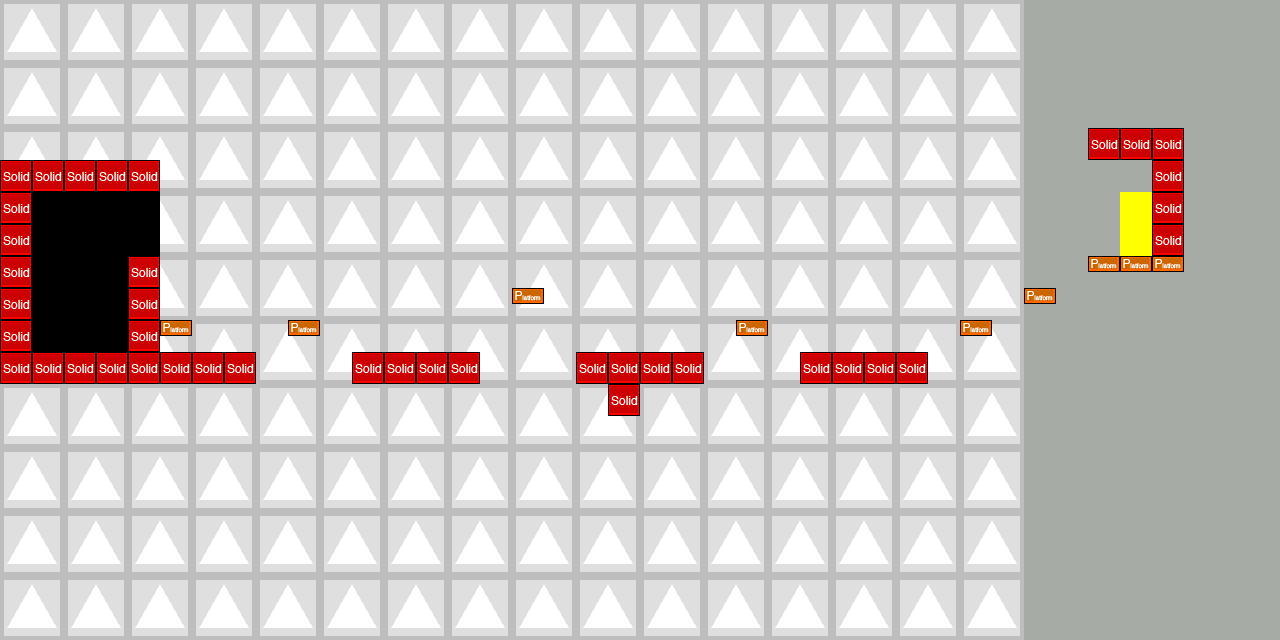

This is a level from a 2D game, rendered from its Tiled map with the project's own tilesets. A one-line summary and the map file follow, with tile-layer data summarised:
An orthogonal 40x20 tile map with 32x32 px tiles, 2 tile layers (World, collision), 2 tilesets, 1 image layer and 25 objects (10x CoinEntity, 3x heroEntity, 3x PowerupEntity, 2x Enemy1Entity, 2x Enemy2Entity, ...).

<map version="1.0" orientation="orthogonal" width="40" height="20" tilewidth="32" tileheight="32" backgroundcolor="#a7aba6">
 <tileset firstgid="1" name="tileset32x32" tilewidth="32" tileheight="32">
  <image source="../tileset/tileset32x32.png" width="160" height="32" />
 </tileset>
 <tileset firstgid="6" name="metatiles32x32" tilewidth="32" tileheight="32">
  <image source="../tileset/metatiles32x32.png" width="160" height="32" />
  <tile id="0">
   <properties>
    <property name="type" value="solid" />
   </properties>
  </tile>
  <tile id="1">
   <properties>
    <property name="type" value="platform" />
   </properties>
  </tile>
 </tileset>
 <imagelayer name="Background" width="40" height="20">
  <image source="../backgroundImages/Background05.png" />
 </imagelayer>
 <objectgroup name="Black_Hero" width="40" height="20" visible="0">
  <object name="heroEntity" x="32" y="0" width="32" height="64">
   <properties>
    <property name="image" value="black_hero" />
    <property name="spritewidth" value="32" />
   </properties>
  </object>
 </objectgroup>
 <objectgroup name="White_Hero" width="40" height="20" visible="0">
  <object name="heroEntity" x="64" y="0" width="32" height="64">
   <properties>
    <property name="image" value="white_hero" />
    <property name="spritewidth" value="32" />
   </properties>
  </object>
 </objectgroup>
 <objectgroup name="Red_Acid" width="40" height="20" visible="0">
  <object name="redAcidEntity" x="320" y="0" width="64" height="32" />
 </objectgroup>
 <objectgroup name="Green_Acid" width="40" height="20" visible="0">
  <object name="greenAcidEntity" x="256" y="0" width="64" height="32" />
 </objectgroup>
 <objectgroup name="Blue_Acid" width="40" height="20" visible="0">
  <object name="blueAcidEntity" x="384" y="0" width="64" height="32" />
 </objectgroup>
 <objectgroup name="Black_Enemy" width="40" height="20" visible="0">
  <object name="Enemy1Entity" x="192" y="0" width="64" height="32">
   <properties>
    <property name="image" value="black_enemy1" />
    <property name="spritewidth" value="32" />
    <property name="startposition" value="1" />
   </properties>
  </object>
  <object name="Enemy2Entity" x="192" y="32" width="64" height="32">
   <properties>
    <property name="image" value="black_enemy2" />
    <property name="spritewidth" value="32" />
    <property name="startposition" value="1" />
   </properties>
  </object>
 </objectgroup>
 <objectgroup name="White_Enemy" width="40" height="20" visible="0">
  <object name="Enemy1Entity" x="128" y="0" width="64" height="32">
   <properties>
    <property name="image" value="white_enemy1" />
    <property name="spritewidth" value="32" />
    <property name="startposition" value="1" />
   </properties>
  </object>
  <object name="Enemy2Entity" x="128" y="32" width="64" height="32">
   <properties>
    <property name="image" value="white_enemy2" />
    <property name="spritewidth" value="32" />
    <property name="startposition" value="1" />
   </properties>
  </object>
 </objectgroup>
 <objectgroup name="Black_Coin" width="40" height="20" visible="0">
  <object name="CoinEntity" x="96" y="0" width="32" height="32">
   <properties>
    <property name="image" value="black_coin" />
    <property name="spritewidth" value="32" />
   </properties>
  </object>
 </objectgroup>
 <objectgroup name="White_Coin" width="40" height="20" visible="0">
  <object name="CoinEntity" x="96" y="32" width="32" height="32">
   <properties>
    <property name="image" value="white_coin" />
    <property name="spritewidth" value="32" />
   </properties>
  </object>
 </objectgroup>
 <objectgroup name="Blue_Powerup" width="40" height="20" visible="0">
  <object name="PowerupEntity" x="384" y="32" width="64" height="32">
   <properties>
    <property name="image" value="blue_powerup" />
    <property name="move" value="0" />
    <property name="spritewidth" value="32" />
    <property name="startposition" value="0" />
   </properties>
  </object>
 </objectgroup>
 <objectgroup name="Green_Powerup" width="40" height="20" visible="0">
  <object name="PowerupEntity" x="256" y="32" width="64" height="32">
   <properties>
    <property name="image" value="green_powerup" />
    <property name="move" value="0" />
    <property name="spritewidth" value="32" />
    <property name="startposition" value="0" />
   </properties>
  </object>
 </objectgroup>
 <objectgroup name="Red_Powerup" width="40" height="20" visible="0">
  <object name="PowerupEntity" x="320" y="32" width="64" height="32">
   <properties>
    <property name="image" value="red_powerup" />
    <property name="move" value="0" />
    <property name="spritewidth" value="32" />
    <property name="startposition" value="0" />
   </properties>
  </object>
 </objectgroup>
 <objectgroup name="Level" width="40" height="20">
  <object name="me.LevelEntity" x="1120" y="192" width="32" height="64">
   <properties>
    <property name="to" value="level3" />
   </properties>
  </object>
  <object name="me.LevelEntity" x="32" y="288" width="32" height="64">
   <properties>
    <property name="to" value="Secret1" />
   </properties>
  </object>
 </objectgroup>
 <objectgroup name="Coins" width="40" height="20">
  <object name="CoinEntity" x="288" y="256" width="32" height="32">
   <properties>
    <property name="image" value="black_coin" />
    <property name="spritewidth" value="32" />
   </properties>
  </object>
  <object name="CoinEntity" x="960" y="256" width="32" height="32">
   <properties>
    <property name="image" value="black_coin" />
    <property name="spritewidth" value="32" />
   </properties>
  </object>
  <object name="CoinEntity" x="512" y="224" width="32" height="32">
   <properties>
    <property name="image" value="black_coin" />
    <property name="spritewidth" value="32" />
   </properties>
  </object>
  <object name="CoinEntity" x="32" y="320" width="32" height="32">
   <properties>
    <property name="image" value="black_coin" />
    <property name="spritewidth" value="32" />
   </properties>
  </object>
  <object name="CoinEntity" x="64" y="320" width="32" height="32">
   <properties>
    <property name="image" value="black_coin" />
    <property name="spritewidth" value="32" />
   </properties>
  </object>
  <object name="CoinEntity" x="736" y="256" width="32" height="32">
   <properties>
    <property name="image" value="black_coin" />
    <property name="spritewidth" value="32" />
   </properties>
  </object>
  <object name="CoinEntity" x="1024" y="224" width="32" height="32">
   <properties>
    <property name="image" value="black_coin" />
    <property name="spritewidth" value="32" />
   </properties>
  </object>
  <object name="CoinEntity" x="160" y="256" width="32" height="32">
   <properties>
    <property name="image" value="black_coin" />
    <property name="spritewidth" value="32" />
   </properties>
  </object>
 </objectgroup>
 <objectgroup name="Powerups" width="40" height="20" />
 <objectgroup name="Enemies" width="40" height="20" />
 <objectgroup name="Acids" width="40" height="20" />
 <objectgroup name="Heros" width="40" height="20">
  <object name="heroEntity" x="0" y="96" width="32" height="64">
   <properties>
    <property name="image" value="black_hero" />
    <property name="spritewidth" value="32" />
   </properties>
  </object>
 </objectgroup>
 <layer name="World" width="40" height="20">
  <data>[800 cells, 66 non-empty, 3 distinct tile ids]</data>
 </layer>
 <layer name="collision" width="40" height="20">
  <data>[800 cells, 49 non-empty, 2 distinct tile ids]</data>
 </layer>
</map>
